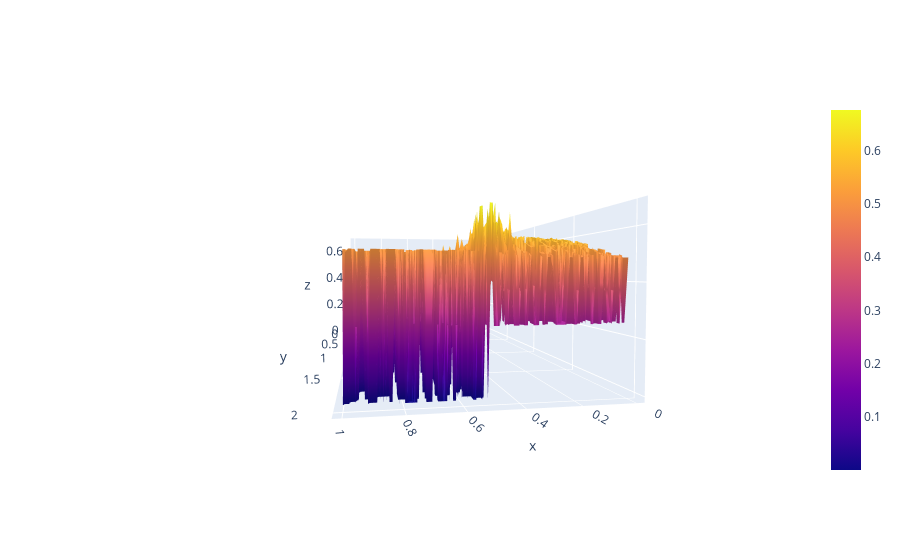

Notebook cell for this chart:
### Code cell
myenc  = enc.encoder(vqe.load_vqe('../data/vqe_annni.pkl'), enc.encoder_circuit)
myenc.train(lr, epochs, np.array([0]), circuit = False, plot = False, inject = inject)
qplt.show_compression_ANNNI(myenc, inject = inject, plot3d = True)
qplt.show_compression_ANNNI(myenc, inject = inject, plot3d = False)
